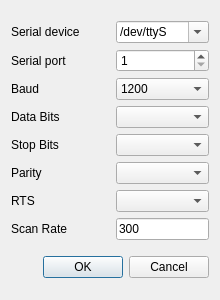
<?xml version="1.0" encoding="UTF-8"?>
<ui version="4.0">
 <class>SettingsModbusRTU</class>
 <widget class="QDialog" name="SettingsModbusRTU">
  <property name="geometry">
   <rect>
    <x>0</x>
    <y>0</y>
    <width>220</width>
    <height>300</height>
   </rect>
  </property>
  <property name="minimumSize">
   <size>
    <width>220</width>
    <height>256</height>
   </size>
  </property>
  <property name="maximumSize">
   <size>
    <width>220</width>
    <height>300</height>
   </size>
  </property>
  <property name="windowTitle">
   <string>Modbus RTU Settings</string>
  </property>
  <property name="windowIcon">
   <iconset resource="../icons/icons.qrc">
    <normaloff>:/icons/options-16.png</normaloff>:/icons/options-16.png</iconset>
  </property>
  <property name="modal">
   <bool>true</bool>
  </property>
  <layout class="QVBoxLayout" name="verticalLayout">
   <item>
    <layout class="QGridLayout" name="gridLayout">
     <item row="0" column="0">
      <widget class="QLabel" name="lblDev">
       <property name="minimumSize">
        <size>
         <width>100</width>
         <height>0</height>
        </size>
       </property>
       <property name="text">
        <string>Serial device</string>
       </property>
      </widget>
     </item>
     <item row="3" column="0">
      <widget class="QLabel" name="lblDataBits">
       <property name="text">
        <string>Data Bits</string>
       </property>
       <property name="alignment">
        <set>Qt::AlignLeading|Qt::AlignLeft|Qt::AlignVCenter</set>
       </property>
       <property name="buddy">
        <cstring>cmbDataBits</cstring>
       </property>
      </widget>
     </item>
     <item row="5" column="1">
      <widget class="QComboBox" name="cmbParity">
       <property name="currentIndex">
        <number>-1</number>
       </property>
       <item>
        <property name="text">
         <string>None</string>
        </property>
       </item>
       <item>
        <property name="text">
         <string>Odd</string>
        </property>
       </item>
       <item>
        <property name="text">
         <string>Even</string>
        </property>
       </item>
      </widget>
     </item>
     <item row="6" column="0">
      <widget class="QLabel" name="lblRTS">
       <property name="text">
        <string notr="true">RTS</string>
       </property>
       <property name="alignment">
        <set>Qt::AlignLeading|Qt::AlignLeft|Qt::AlignVCenter</set>
       </property>
      </widget>
     </item>
     <item row="6" column="1">
      <widget class="QComboBox" name="cmbRTS"/>
     </item>
     <item row="2" column="0">
      <widget class="QLabel" name="lblBaud">
       <property name="text">
        <string>Baud</string>
       </property>
       <property name="alignment">
        <set>Qt::AlignLeading|Qt::AlignLeft|Qt::AlignVCenter</set>
       </property>
       <property name="buddy">
        <cstring>cmbBaud</cstring>
       </property>
      </widget>
     </item>
     <item row="2" column="1">
      <widget class="QComboBox" name="cmbBaud">
       <property name="currentIndex">
        <number>0</number>
       </property>
       <item>
        <property name="text">
         <string notr="true">1200</string>
        </property>
       </item>
       <item>
        <property name="text">
         <string notr="true">2400</string>
        </property>
       </item>
       <item>
        <property name="text">
         <string notr="true">4800</string>
        </property>
       </item>
       <item>
        <property name="text">
         <string notr="true">9600</string>
        </property>
       </item>
       <item>
        <property name="text">
         <string notr="true">19200</string>
        </property>
       </item>
       <item>
        <property name="text">
         <string notr="true">38400</string>
        </property>
       </item>
       <item>
        <property name="text">
         <string>56000</string>
        </property>
       </item>
       <item>
        <property name="text">
         <string>57600</string>
        </property>
       </item>
       <item>
        <property name="text">
         <string>115200</string>
        </property>
       </item>
      </widget>
     </item>
     <item row="4" column="1">
      <widget class="QComboBox" name="cmbStopBits">
       <property name="currentIndex">
        <number>-1</number>
       </property>
       <item>
        <property name="text">
         <string notr="true">1</string>
        </property>
       </item>
       <item>
        <property name="text">
         <string notr="true">1.5</string>
        </property>
       </item>
       <item>
        <property name="text">
         <string notr="true">2</string>
        </property>
       </item>
      </widget>
     </item>
     <item row="1" column="0">
      <widget class="QLabel" name="lblPort">
       <property name="minimumSize">
        <size>
         <width>0</width>
         <height>0</height>
        </size>
       </property>
       <property name="text">
        <string>Serial port</string>
       </property>
       <property name="alignment">
        <set>Qt::AlignLeading|Qt::AlignLeft|Qt::AlignVCenter</set>
       </property>
      </widget>
     </item>
     <item row="5" column="0">
      <widget class="QLabel" name="lblParity">
       <property name="text">
        <string>Parity</string>
       </property>
       <property name="alignment">
        <set>Qt::AlignLeading|Qt::AlignLeft|Qt::AlignVCenter</set>
       </property>
       <property name="buddy">
        <cstring>cmbParity</cstring>
       </property>
      </widget>
     </item>
     <item row="4" column="0">
      <widget class="QLabel" name="lblStopBits">
       <property name="text">
        <string>Stop Bits</string>
       </property>
       <property name="alignment">
        <set>Qt::AlignLeading|Qt::AlignLeft|Qt::AlignVCenter</set>
       </property>
       <property name="buddy">
        <cstring>cmbStopBits</cstring>
       </property>
      </widget>
     </item>
     <item row="1" column="1">
      <widget class="QSpinBox" name="sbPort">
       <property name="minimum">
        <number>1</number>
       </property>
       <property name="maximum">
        <number>128</number>
       </property>
      </widget>
     </item>
     <item row="3" column="1">
      <widget class="QComboBox" name="cmbDataBits">
       <property name="currentIndex">
        <number>-1</number>
       </property>
       <item>
        <property name="text">
         <string notr="true">7</string>
        </property>
       </item>
       <item>
        <property name="text">
         <string notr="true">8</string>
        </property>
       </item>
      </widget>
     </item>
     <item row="0" column="1">
      <widget class="QComboBox" name="cmbDev">
       <property name="editable">
        <bool>true</bool>
       </property>
       <item>
        <property name="text">
         <string>/dev/ttyS</string>
        </property>
       </item>
       <item>
        <property name="text">
         <string>/dev/ttyUSB</string>
        </property>
       </item>
      </widget>
     </item>
     <item row="7" column="0">
      <widget class="QLabel" name="lblScanRate">
       <property name="text">
        <string notr="true">Scan Rate</string>
       </property>
       <property name="alignment">
        <set>Qt::AlignLeading|Qt::AlignLeft|Qt::AlignVCenter</set>
       </property>
      </widget>
     </item>
     <item row="7" column="1">
      <widget class="QLineEdit" name="edtScanRate">
       <property name="text">
        <string>300</string>
       </property>
      </widget>
     </item>
    </layout>
   </item>
   <item>
    <widget class="QDialogButtonBox" name="buttonBox">
     <property name="orientation">
      <enum>Qt::Horizontal</enum>
     </property>
     <property name="standardButtons">
      <set>QDialogButtonBox::Cancel|QDialogButtonBox::Ok</set>
     </property>
    </widget>
   </item>
  </layout>
 </widget>
 <resources>
  <include location="../icons/icons.qrc"/>
 </resources>
 <connections>
  <connection>
   <sender>buttonBox</sender>
   <signal>accepted()</signal>
   <receiver>SettingsModbusRTU</receiver>
   <slot>accept()</slot>
   <hints>
    <hint type="sourcelabel">
     <x>248</x>
     <y>254</y>
    </hint>
    <hint type="destinationlabel">
     <x>157</x>
     <y>274</y>
    </hint>
   </hints>
  </connection>
  <connection>
   <sender>buttonBox</sender>
   <signal>rejected()</signal>
   <receiver>SettingsModbusRTU</receiver>
   <slot>reject()</slot>
   <hints>
    <hint type="sourcelabel">
     <x>316</x>
     <y>260</y>
    </hint>
    <hint type="destinationlabel">
     <x>286</x>
     <y>274</y>
    </hint>
   </hints>
  </connection>
 </connections>
</ui>
